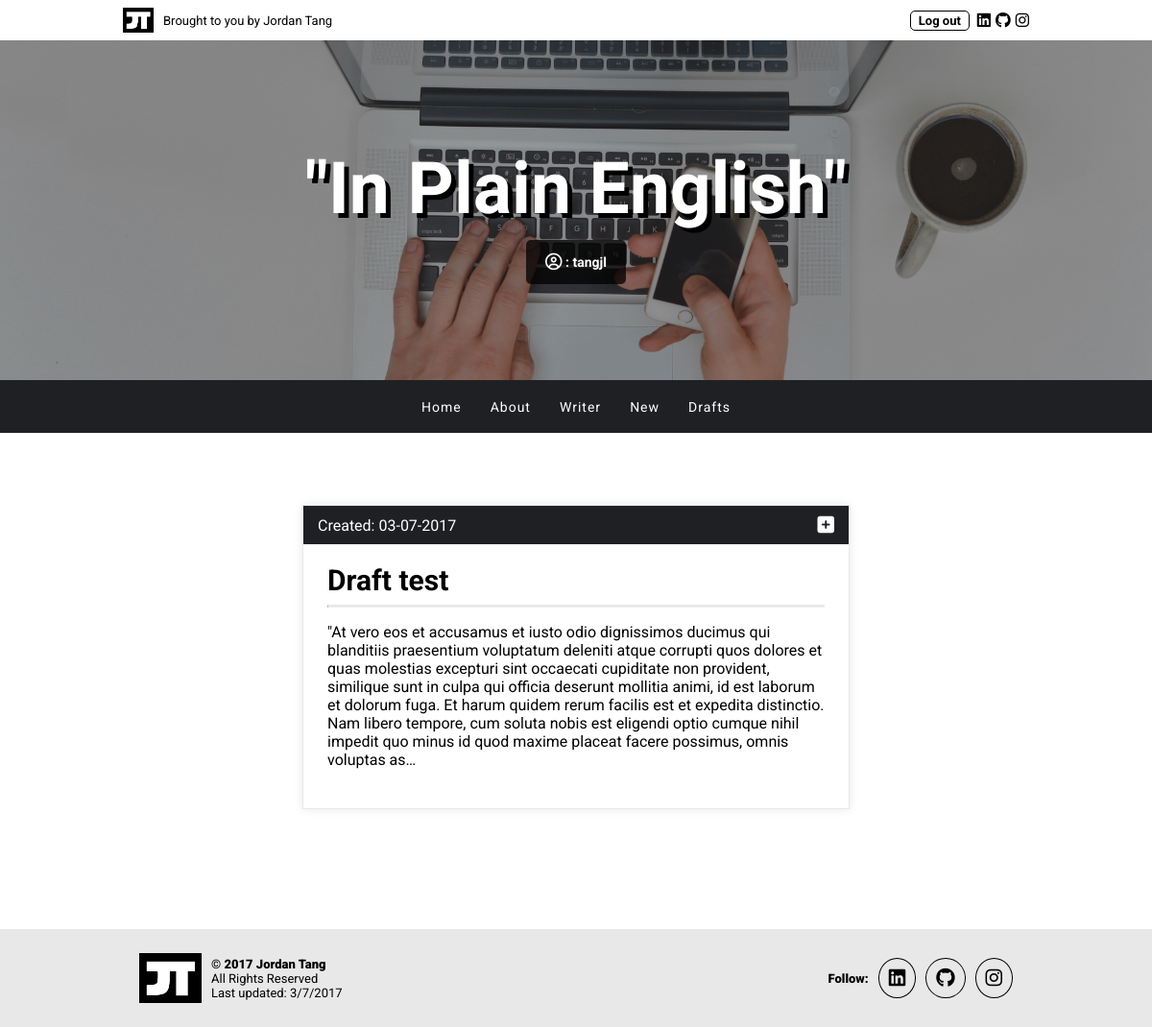
Page /drafts/ (signed in) on the committed database.
### app/models.py (models this page shows, shortened)
class Post(models.Model):
    author = models.ForeignKey('auth.User')
    title = models.CharField(max_length=200)
    text = models.TextField()
    created_date = models.DateTimeField(
        default=timezone.now)
    published_date = models.DateTimeField(
        blank=True, null=True)

### app/views.py (the view)
# urls.py: url(r'^drafts/$', views.post_draft_list, name='post_draft_list'),
@login_required
def post_draft_list(request):
    posts = Post.objects.filter(published_date__isnull=True).order_by('-created_date')
    return render(request, 'app/post_draft_list.html', {'posts': posts})

### app/templates/app/post_draft_list.html
{% extends 'app/base.html' %}
{% block content %}
    <div class="inner-container">
    {% for post in posts %}
        <div class="card">
            <div class="bar">
                Created: {{ post.created_date|date:'m-d-Y' }}
                <a class="icon-link-4" href="{% url 'post_detail' pk=post.pk %}"><i class="fa fa-plus-square" aria-hidden="true"></i></a>
            </div>
            <h2><a href="{% url 'post_detail' pk=post.pk %}">{{ post.title }}</a></h2>
            <hr>
            <p>{{ post.text|truncatechars:500 }}</p>
        </div>
    {% endfor %}
    </div>
{% endblock %}

### app/templates/app/base.html (shortened to what this page needs)
{% load staticfiles %}
<html lang="en">
    <head>
        <link rel="stylesheet" href="{% static 'css/style.css' %}">
    </head>
    <body>
        <header>
            <div class="header-content">
                <span class="left">
                    <a target="_blank" href="http://www.jordantang.com/"><img src="../../static/images/logo.png" class="logo"></a>
                    <span class="header-text">Brought to you by Jordan Tang</span>
                </span>
                <span class="right">
                    {% if user.is_authenticated %}
                    <a class="log" href="{% url 'logout' %}">Log out</a>
                    {% else %}
                    <a class="log" href="{% url 'login' %}">Log in</a>
                    {% endif %}
                </span>
            </div>
        </header>
        <div class="top-container">
            <h1>"In Plain English"</h1>
            {% if user.is_authenticated %}
                <h4> : {{ user.username }}</h4>
            {% endif %}
        </div>
        <ul class="nav-bar row-12">
            <li class="nav-item"><a class="nav-link" href="{% url 'post_list' %}">Home</a></li>
            <li class="nav-item"><a class="nav-link" href="{% url 'about_blog' %}">About</a></li>
            <li class="nav-item"><a class="nav-link" href="{% url 'about_writer' %}">Writer</a></li>
            {% if user.is_authenticated %}
            <li class="nav-item"><a class="nav-link" href="{% url 'post_new' %}">New</a></li>
            <li class="nav-item"><a class="nav-link" href="{% url 'post_draft_list' %}">Drafts</a></li>
            {% endif %}
        </ul>
        <div class="wrapper">
            {% block content %}
            {% endblock %}
        </div>
        <footer>
            <div class="footer-content">
                <span class="left-footer">
                    <a target="_blank" href="http://www.jordantang.com/"><img src="../../static/images/logo.png" class="logo-2"></a>
                    <div>
                        <span class="bolded">© 2017 Jordan Tang</span><br>
                        All Rights Reserved<br>
                        Last updated: 3/7/2017<br>
                    </div>
                </span>
                <span class="right-footer">
                    <span class="bolded">Follow:</span>
                    <a target="_blank" class="icon-link-3" href="https://www.linkedin.com/in/jordan-tang/"><i class="fa fa-linkedin-square" aria-hidden="true"></i></a>
                    <a target="_blank" class="icon-link-3" href="https://github.com/tangjl/"><i class="fa fa-github" aria-hidden="true"></i></a>
                    <a target="_blank" class="icon-link-3" href="https://www.instagram.com/shakespls/"><i class="fa fa-instagram" aria-hidden="true"></i></a>
                </span>
            </div>
        </footer>
    </body>
</html>

### app/static/css/style.css (style rules this page uses)
body { font-family: 'Roboto', sans-serif; margin: 0; }
header { display: flex; justify-content: center; }
.header-content { width: 100%; display: flex; justify-content: space-between; align-items: center; font-size: 13px; padding: 8px; }
.header-text { display: none; }
.icon-link-3 { border: 1px solid #000; color: #000; padding: 8px; border-radius: 50%; margin-left: 10px; transition: 0.5s; font-size: 16px; }
.icon-link-4 { color: #FFF; text-decoration: none; font-size: 20px; margin-left: 5px; }
hr { border-top: 2px solid #e8e8e8; width: 100%; }
.bolded { font-weight: 900; }
.left { display: flex; align-items: center; }
.right { display: flex; align-items: center; }
.left-footer { display: flex; align-items: center; text-align: center; }
.right-footer { display: flex; align-items: center; margin-top: 15px; }
h1 { font-size: 34px; color: #FFF; padding: 10px 15px; font-family: 'Playball', cursive; margin: 0; text-shadow: 5px 5px #000; }
h2 { display: inline; font-size: 24px; margin: 0; }
h2 a { font-size: 24px; color: #000; text-decoration: none; }
h4 { color: #FFF; margin: 0; font-size: 14px; background-color: rgba(0,0,0,0.75); padding: 15px 20px; border-radius: 5px; }
.logo { width: 32px; height: 26px; margin-right: 10px; }
.logo-2 { width: 65px; height: 52px; margin-right: 10px; display: none; }
.log { color: #000; background-color: #FFF; text-decoration: none; font-weight: 700; border: 1px solid #000; border-radius: 5px; padding: 2px 8px; cursor: pointer; transition: 0.5s; margin-right: 3px; }
p { font-size: 14px; }
.top-container { width: 100%; background: linear-gradient(rgba(0,0,0,0.4),rgba(0,0,0,0.4)), url(../../static/images/header.jpg) no-repeat center; background-size: cover; text-align: center; display: flex; align-items: center; justify-content: center; flex-direction: column; padding: 100px 10px; }
.nav-bar { display: flex; align-content: center; justify-content: center; list-style: none; background-color: #1F2024; margin: 0; padding: 15px 0; }
.nav-item { margin: 0px 8px; }
.nav-link { text-decoration: none; color: #FFF; font-size: 12px; letter-spacing: 1px; }
.bar { position: absolute; top: 0; left: 0; width: 100%; background-color: #1F2024; color: #FFF; padding: 10px 15px; font-size: 13px; display: flex; justify-content: space-between; align-items: center; }
.card { box-shadow: 0px 0px 10px #e8e8e8; padding: 15px; padding-top: 60px; position: relative; border: 1px solid #e8e8e8; margin-bottom: 50px; }
.inner-container { width: 100%; padding: 75px 15px; }
.wrapper { display: flex; justify-content: center; }
footer { background-color: #e8e8e8; display: flex; justify-content: center; }
.footer-content { padding: 25px; width: 100%; display: flex; justify-content: space-between; align-items: center; flex-direction: column; font-size: 13px; }
* { box-sizing: border-box; }
@media all and (min-width: 675px) { h1 { font-size: 75px; } }
@media all and (min-width: 675px) { p { font-size: 16px; } }
@media all and (min-width: 675px) { h2 a { font-size: 30px; } }
@media all and (min-width: 675px) { h2 { font-size: 30px; } }
@media all and (min-width: 675px) { .nav-bar { padding: 18px 0px; } }
@media all and (min-width: 675px) { .nav-link { font-size: 14px; } }
@media all and (min-width: 675px) { .header-content { width: 80%; } }
@media all and (min-width: 675px) { .footer-content { width: 80%; } }
@media all and (min-width: 675px) { .header-text { display: initial; } }
@media all and (min-width: 675px) { .inner-container { width: 600px; } }
@media all and (min-width: 675px) { .nav-item { margin: 0 15px; } }
@media all and (min-width: 675px) { .logo-2 { display: initial; } }
@media all and (min-width: 675px) { .footer-content { flex-direction: row; } }
@media all and (min-width: 675px) { .right-footer { margin-top: 0px; } }
@media all and (min-width: 675px) { .left-footer { text-align: left; } }
@media all and (min-width: 675px) { .bar { font-size: 16px; } }
@media all and (min-width: 675px) { .icon-link-3 { font-size: 20px; padding: 10px; } }
@media all and (min-width: 675px) { .card { padding: 25px; padding-top: 60px; } }

### rows in the picture
Post: created_date "03-07-2017", title "Draft test", text "\"At vero eos et accusamus et iusto odio dignissimos ducimus qui blanditiis praesentium voluptatum deleniti atque corrupti quos dolores et quas molestias excepturi sint occaecati cupiditate non provident, similique sunt in culpa qui officia deserunt mollitia animi, id est laborum et dolorum fuga. Et harum quidem rerum facilis est et expedita distinctio. Nam libero tempore, cum soluta nobis est eligendi optio cumque nihil impedit quo minus id quod maxime placeat facere possimus, omnis voluptas as…"

### other values in the picture
{{ user.username }} "tangjl"
